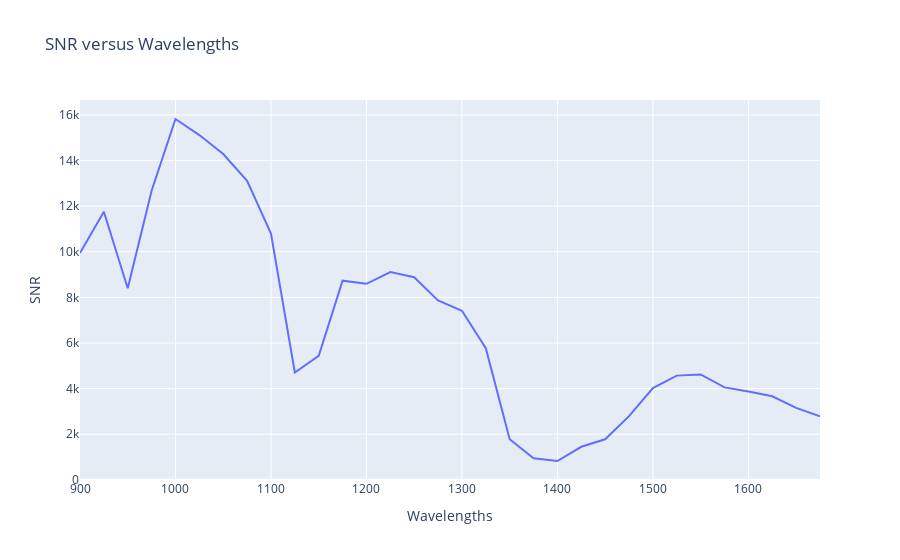

The notebook cell this image was saved under:
### Markdown cell above
## Plots

### Code cell
wavelength_label = f"Wavelengths"
snr_label = f"SNR"
data = {
    wavelength_label: wavelength[:],
    snr_label: snr[:],
}

df = pd.DataFrame.from_dict(data=data)
graph = plot.line(
    df=df,
    x=wavelength_label,
    y=snr_label,
    title="SNR versus Wavelengths",
    dark=False,
)
graph.show()
display(df)

### Figure 1 — Plotly figure (JSON) as saved in the notebook; plotly's stock layout.template omitted (floating-point values rounded to 4 significant figures)
{"data": [{"hovertemplate": "Wavelengths=%{x}<br>SNR=%{y}<extra></extra>", "legendgroup": "", "line": {"color": "#636efa", "dash": "solid"}, "marker": {"symbol": "circle"}, "mode": "lines", "name": "", "orientation": "v", "showlegend": false, "type": "scatter", "x": [900, 925, 950, 975, 1000, 1025, 1050, 1075, 1100, 1125, 1150, 1175, 1200, 1225, 1250, 1275, 1300, 1325, 1350, 1375, 1400, 1425, 1450, 1475, 1500, 1525, 1550, 1575, 1600, 1625, 1650, 1675], "xaxis": "x", "y": [9947.0, 11750.0, 8404.0, 12680.0, 15820.0, 15120.0, 14290.0, 13110.0, 10800.0, 4707.0, 5434.0, 8733.0, 8596.0, 9112.0, 8885.0, 7865.0, 7414.0, 5775.0, 1781.0, 945.3, 824.6, 1449.0, 1776.0, 2794.0, 4023.0, 4570.0, 4623.0, 4053.0, 3875.0, 3663.0, 3156.0, 2783.0], "yaxis": "y"}], "layout": {"legend": {"tracegroupgap": 0}, "title": {"text": "SNR versus Wavelengths"}, "xaxis": {"anchor": "y", "domain": [0, 1], "title": {"text": "Wavelengths"}}, "yaxis": {"anchor": "x", "domain": [0, 1], "title": {"text": "SNR"}}}}
